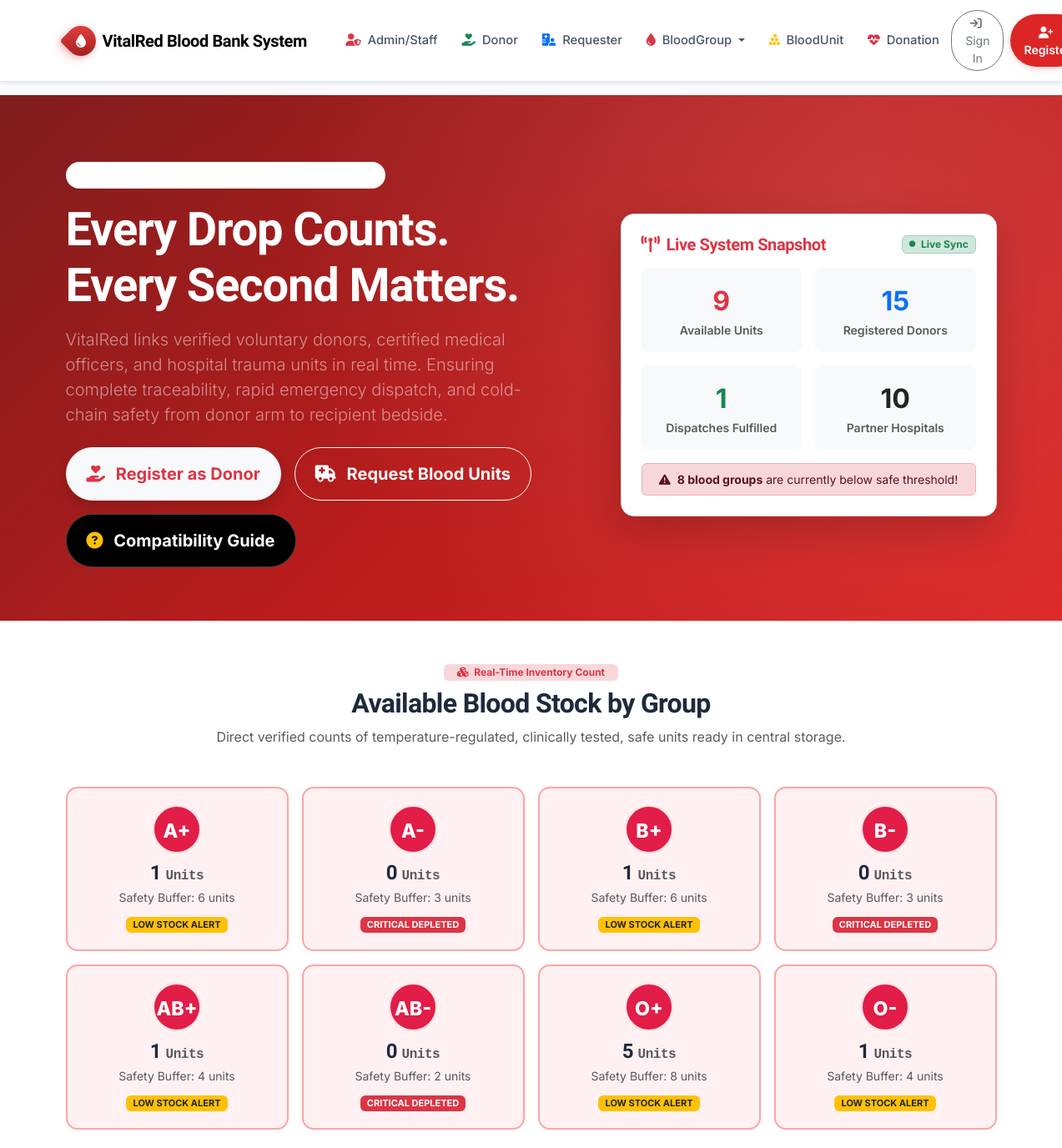
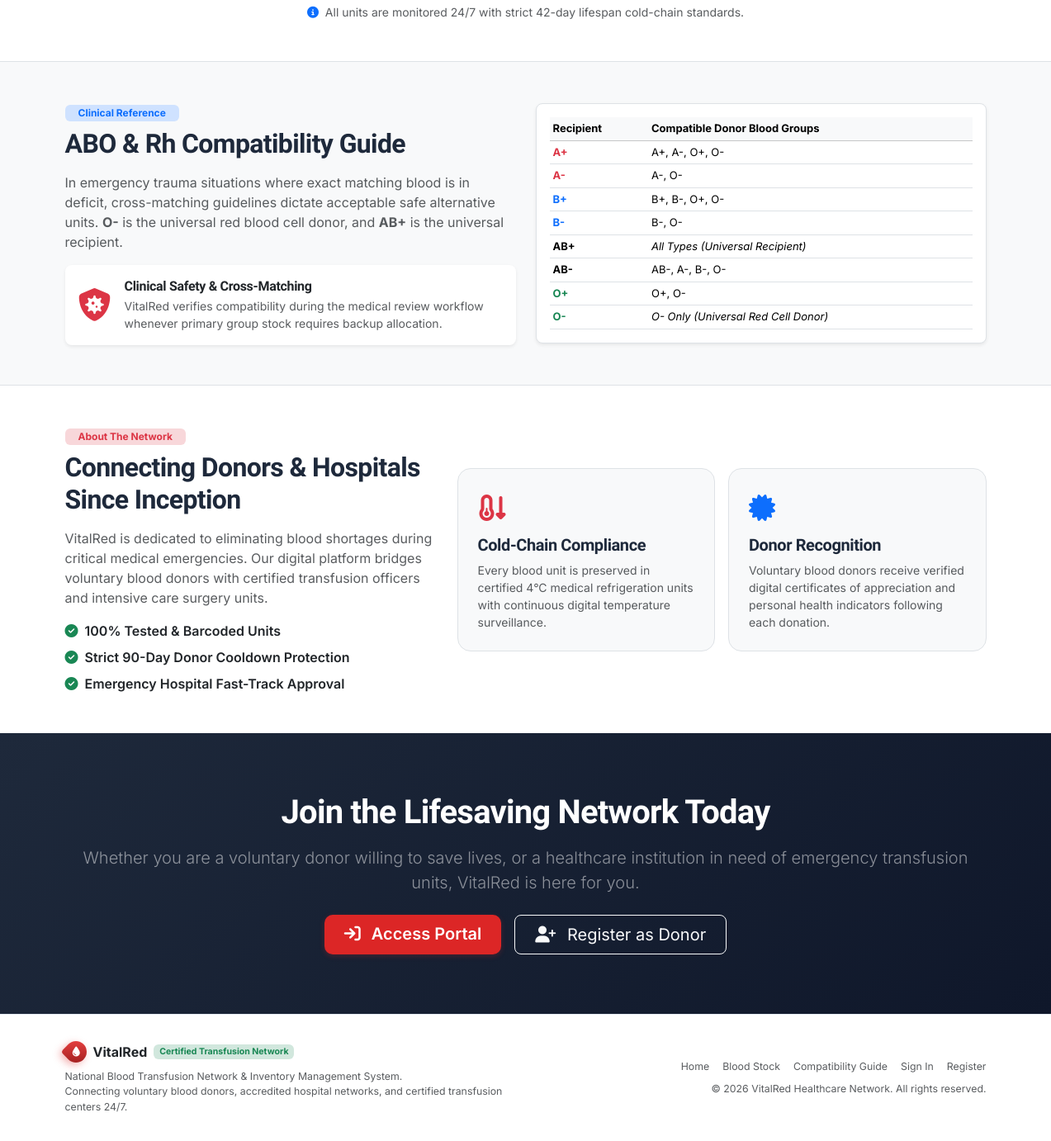
The page / on the database its author committed (2 pictures, top to bottom).
### tables this page shows
CREATE TABLE blood_groups (
    blood_group_id INT AUTO_INCREMENT PRIMARY KEY,
    group_name VARCHAR(5) NOT NULL UNIQUE,       
    rh_factor ENUM('Positive', 'Negative') NOT NULL,
    critical_threshold INT NOT NULL DEFAULT 5,   
    description VARCHAR(255) NULL
);

### includes/auth_helper.php (called while the page is built, shortened)
<?php
function e($string) {
    return htmlspecialchars((string)($string ?? ''), ENT_QUOTES, 'UTF-8');
}
function is_logged_in(): bool {
    return isset($_SESSION['user_id']) && !empty($_SESSION['user_id']);
}

### index.php (the view, shortened to what this page needs)
<?php
require_once __DIR__ . '/includes/auth_helper.php';
try {
    $stock_stmt = $pdo->query("SELECT * FROM vw_group_wise_stock ORDER BY blood_group_id ASC");
    $stocks = $stock_stmt->fetchAll();
    $total_available = 0;
    $critical_alerts_count = 0;
    foreach ($stocks as $s) {
        $total_available += $s['available_units'];
        if ($s['stock_status'] !== 'OPTIMAL') {
            $critical_alerts_count++;
        }
    }
    $donors_count = $pdo->query("SELECT COUNT(*) FROM donors")->fetchColumn();
    $hospitals_count = $pdo->query("SELECT COUNT(*) FROM hospitals WHERE is_active = 1")->fetchColumn();
    $fulfilled_count = $pdo->query("SELECT COUNT(*) FROM blood_requests WHERE status = 'issued'")->fetchColumn();
} catch (PDOException $e) {
    $stocks = [];
    $total_available = 0;
    $critical_alerts_count = 0;
    $donors_count = 0;
    $hospitals_count = 0;
    $fulfilled_count = 0;
}
require_once __DIR__ . '/includes/header.php';
?>
<section class="hero-banner">
    <div class="container position-relative" style="z-index: 2;">
        <div class="row align-items-center gy-4">
            <div class="col-lg-7 text-center text-lg-start">
                <span class="badge bg-white bg-opacity-20 text-white px-3 py-2 rounded-pill mb-3 fs-6">
                    <i class="fa-solid fa-heart-pulse me-2"></i> National Blood Transfusion Infrastructure
                </span>
                <h1 class="display-4 fw-bold text-white mb-3">
                    Every Drop Counts.<br>Every Second Matters.
                </h1>
                <p class="lead text-white-50 mb-4 pe-lg-5">
                    VitalRed links verified voluntary donors, certified medical officers, and hospital trauma units in real time. Ensuring complete traceability, rapid emergency dispatch, and cold-chain safety from donor arm to recipient bedside.
                </p>
                <div class="d-flex flex-wrap gap-3 justify-content-center justify-content-lg-start">
                    <a href="<?= BASE_URL ?>register.php" class="btn btn-light btn-lg px-4 py-3 fw-bold text-danger rounded-pill shadow">
                        <i class="fa-solid fa-hand-holding-heart me-2"></i> Register as Donor
                    </a>
                    <a href="<?= is_logged_in() ? (current_role() === 'requester' ? BASE_URL . 'requester/new_request.php' : BASE_URL . 'login.php') : BASE_URL . 'login.php' ?>" class="btn btn-outline-light btn-lg px-4 py-3 fw-bold rounded-pill">
                        <i class="fa-solid fa-truck-medical me-2"></i> Request Blood Units
                    </a>
                    <a href="#compatibility" class="btn btn-dark bg-black bg-opacity-40 border border-white border-opacity-25 btn-lg px-4 py-3 fw-bold rounded-pill">
                        <i class="fa-solid fa-circle-question me-2 text-warning"></i> Compatibility Guide
                    </a>
                </div>
            </div>
            <div class="col-lg-5">
                <div class="bg-white text-dark p-4 rounded-4 shadow-lg border">
                    <div class="d-flex justify-content-between align-items-center mb-3">
                        <h5 class="fw-bold mb-0 text-danger"><i class="fa-solid fa-tower-broadcast me-2"></i>Live System Snapshot</h5>
                        <span class="badge bg-success-subtle text-success border border-success-subtle pulse-dot">
                            <i class="fa-solid fa-circle fa-2xs me-1"></i> Live Sync
                        </span>
                    </div>
                    <div class="row g-3 text-center">
                        <div class="col-6">
                            <div class="p-3 bg-light rounded-3">
                                <div class="fs-2 fw-bold text-danger"><?= $total_available ?></div>
                                <div class="text-muted small fw-semibold">Available Units</div>
                            </div>
                        </div>
                        <div class="col-6">
                            <div class="p-3 bg-light rounded-3">
                                <div class="fs-2 fw-bold text-primary"><?= $donors_count ?></div>
                                <div class="text-muted small fw-semibold">Registered Donors</div>
                            </div>
                        </div>
                        <div class="col-6">
                            <div class="p-3 bg-light rounded-3">
                                <div class="fs-2 fw-bold text-success"><?= $fulfilled_count ?></div>
                                <div class="text-muted small fw-semibold">Dispatches Fulfilled</div>
                            </div>
                        </div>
                        <div class="col-6">
                            <div class="p-3 bg-light rounded-3">
                                <div class="fs-2 fw-bold text-dark"><?= $hospitals_count ?></div>
                                <div class="text-muted small fw-semibold">Partner Hospitals</div>
                            </div>
                        </div>
                    </div>
                    <?php if ($critical_alerts_count > 0): ?>
                        <div class="alert alert-danger mb-0 mt-3 p-2 small text-center">
                            <i class="fa-solid fa-triangle-exclamation me-1"></i> <strong><?= $critical_alerts_count ?> blood groups</strong> are currently below safe threshold!
                        </div>
                    <?php endif; ?>
                </div>
            </div>
        </div>
    </div>
</section>
<section class="py-5 bg-white border-bottom" id="stock-section">
    <div class="container">
        <div class="text-center max-w-700 mx-auto mb-5">
            <span class="badge bg-danger-subtle text-danger px-3 py-1 mb-2"><i class="fa-solid fa-cubes me-1"></i> Real-Time Inventory Count</span>
            <h2 class="fw-bold">Available Blood Stock by Group</h2>
            <p class="text-muted">
                Direct verified counts of temperature-regulated, clinically tested, safe units ready in central storage.
            </p>
        </div>
        <div class="row g-3">
            <?php foreach ($stocks as $stock): ?>
                <?php
                    $is_critical = $stock['stock_status'] !== 'OPTIMAL';
                    $status_class = $stock['stock_status'] === 'CRITICAL DEPLETED' ? 'bg-danger text-white' : ($stock['stock_status'] === 'LOW STOCK ALERT' ? 'bg-warning text-dark' : 'bg-success text-white');
                ?>
                <div class="col-6 col-md-3">
                    <div class="blood-stock-card <?= $is_critical ? 'critical' : '' ?>">
                        <div class="blood-type-badge"><?= e($stock['group_name']) ?></div>
                        <h4 class="fw-bold mb-1"><?= e($stock['available_units']) ?> <small class="fs-6 text-muted font-monospace">Units</small></h4>
                        <div class="small text-muted mb-2">Safety Buffer: <?= e($stock['critical_threshold']) ?> units</div>
                        <div>
                            <span class="badge <?= $status_class ?> px-2 py-1 small" style="font-size: 11px;">
                                <?= e($stock['stock_status']) ?>
                            </span>
                        </div>
                    </div>
                </div>
            <?php endforeach; ?>
        </div>
        <div class="text-center mt-4">
            <small class="text-muted">
                <i class="fa-solid fa-circle-info me-1 text-primary"></i> All units are monitored 24/7 with strict 42-day lifespan cold-chain standards.
            </small>
        </div>
    </div>
</section>
<section class="py-5 bg-light" id="compatibility">
    <div class="container">
        <div class="row align-items-center gy-4">
            <div class="col-lg-6">
                <span class="badge bg-primary-subtle text-primary px-3 py-1 mb-2">Clinical Reference</span>
                <h2 class="fw-bold mb-3">ABO &amp; Rh Compatibility Guide</h2>
                <p class="text-muted">
                    In emergency trauma situations where exact matching blood is in deficit, cross-matching guidelines dictate acceptable safe alternative units. <strong>O-</strong> is the universal red blood cell donor, and <strong>AB+</strong> is the universal recipient.
                </p>
                <div class="card p-3 border-0 shadow-sm rounded-3">
                    <div class="d-flex align-items-center gap-3">
                        <div class="fs-1 text-danger"><i class="fa-solid fa-shield-virus"></i></div>
                        <div>
                            <h6 class="fw-bold mb-1">Clinical Safety &amp; Cross-Matching</h6>
                            <p class="small text-muted mb-0">
                                VitalRed verifies compatibility during the medical review workflow whenever primary group stock requires backup allocation.
                            </p>
                        </div>
                    </div>
                </div>
            </div>
            <div class="col-lg-6">
                <div class="table-responsive bg-white rounded-3 shadow-sm border p-3">
                    <table class="table table-sm table-hover align-middle mb-0" style="font-size: 13px;">
                        <thead class="table-light">
                            <tr>
                                <th>Recipient</th>
                                <th>Compatible Donor Blood Groups</th>
                            </tr>
                        </thead>
                        <tbody>
                            <tr><td><strong class="text-danger">A+</strong></td><td>A+, A-, O+, O-</td></tr>
                            <tr><td><strong class="text-danger">A-</strong></td><td>A-, O-</td></tr>
                            <tr><td><strong class="text-primary">B+</strong></td><td>B+, B-, O+, O-</td></tr>
                            <tr><td><strong class="text-primary">B-</strong></td><td>B-, O-</td></tr>
                            <tr><td><strong class="text-purple">AB+</strong></td><td><em>All Types (Universal Recipient)</em></td></tr>
                            <tr><td><strong class="text-purple">AB-</strong></td><td>AB-, A-, B-, O-</td></tr>
                            <tr><td><strong class="text-success">O+</strong></td><td>O+, O-</td></tr>
                            <tr><td><strong class="text-success">O-</strong></td><td><em>O- Only (Universal Red Cell Donor)</em></td></tr>
                        </tbody>
                    </table>
                </div>
            </div>
        </div>
    </div>
</section>
<section class="py-5 bg-white border-top" id="about">
    <div class="container">
        <div class="row align-items-center gy-4">
            <div class="col-lg-5 text-center text-lg-start">
                <span class="badge bg-danger-subtle text-danger px-3 py-1 mb-2">About The Network</span>
                <h2 class="fw-bold mb-3">Connecting Donors &amp; Hospitals Since Inception</h2>
                <p class="text-muted">
                    VitalRed is dedicated to eliminating blood shortages during critical medical emergencies. Our digital platform bridges voluntary blood donors with certified transfusion officers and intensive care surgery units.
                </p>
                <div class="d-flex flex-column gap-2 text-start">
                    <div class="d-flex align-items-center gap-2 text-dark fw-semibold">
                        <i class="fa-solid fa-check-circle text-success"></i> 100% Tested &amp; Barcoded Units
                    </div>
                    <div class="d-flex align-items-center gap-2 text-dark fw-semibold">
                        <i class="fa-solid fa-check-circle text-success"></i> Strict 90-Day Donor Cooldown Protection
                    </div>
                    <div class="d-flex align-items-center gap-2 text-dark fw-semibold">
                        <i class="fa-solid fa-check-circle text-success"></i> Emergency Hospital Fast-Track Approval
                    </div>
                </div>
            </div>
            <div class="col-lg-7">
                <div class="row g-3">
                    <div class="col-sm-6">
                        <div class="p-4 border rounded-4 bg-light h-100">
                            <div class="fs-2 text-danger mb-2"><i class="fa-solid fa-temperature-arrow-down"></i></div>
                            <h5 class="fw-bold">Cold-Chain Compliance</h5>
                            <p class="small text-muted mb-0">Every blood unit is preserved in certified 4°C medical refrigeration units with continuous digital temperature surveillance.</p>
                        </div>
                    </div>
                    <div class="col-sm-6">
                        <div class="p-4 border rounded-4 bg-light h-100">
                            <div class="fs-2 text-primary mb-2"><i class="fa-solid fa-certificate"></i></div>
                            <h5 class="fw-bold">Donor Recognition</h5>
                            <p class="small text-muted mb-0">Voluntary blood donors receive verified digital certificates of appreciation and personal health indicators following each donation.</p>
                        </div>
                    </div>
                </div>
            </div>
        </div>
    </div>
</section>
<section class="py-5 text-white" style="background: linear-gradient(135deg, #1e293b, #0f172a);">
    <div class="container text-center py-4">
        <h2 class="display-6 fw-bold mb-3">Join the Lifesaving Network Today</h2>
        <p class="lead text-white-50 max-w-700 mx-auto mb-4">
            Whether you are a voluntary donor willing to save lives, or a healthcare institution in need of emergency transfusion units, VitalRed is here for you.
        </p>
        <div class="d-flex justify-content-center gap-3">
            <a href="<?= BASE_URL ?>login.php" class="btn btn-vitalred btn-lg px-4 py-2">
                <i class="fa-solid fa-arrow-right-to-bracket me-2"></i> Access Portal
            </a>
            <a href="<?= BASE_URL ?>register.php" class="btn btn-outline-light btn-lg px-4 py-2">
                <i class="fa-solid fa-user-plus me-2"></i> Register as Donor
            </a>
        </div>
    </div>
</section>
<?php require_once __DIR__ . '/includes/footer.php'; ?>

### rows shown on the page
blood_groups: group_name "A+", available_units "1", critical_threshold "6", stock_status "LOW STOCK ALERT"
blood_groups: group_name "A-", available_units "0", critical_threshold "3", stock_status "CRITICAL DEPLETED"
blood_groups: group_name "B+", available_units "1", critical_threshold "6", stock_status "LOW STOCK ALERT"
blood_groups: group_name "B-", available_units "0", critical_threshold "3", stock_status "CRITICAL DEPLETED"
blood_groups: group_name "AB+", available_units "1", critical_threshold "4", stock_status "LOW STOCK ALERT"
blood_groups: group_name "AB-", available_units "0", critical_threshold "2", stock_status "CRITICAL DEPLETED"
blood_groups: group_name "O+", available_units "5", critical_threshold "8", stock_status "LOW STOCK ALERT"
blood_groups: group_name "O-", available_units "1", critical_threshold "4", stock_status "LOW STOCK ALERT"

### other values the page prints
$total_available "9"
$donors_count "15"
$fulfilled_count "1"
$hospitals_count "10"
$critical_alerts_count "8"
